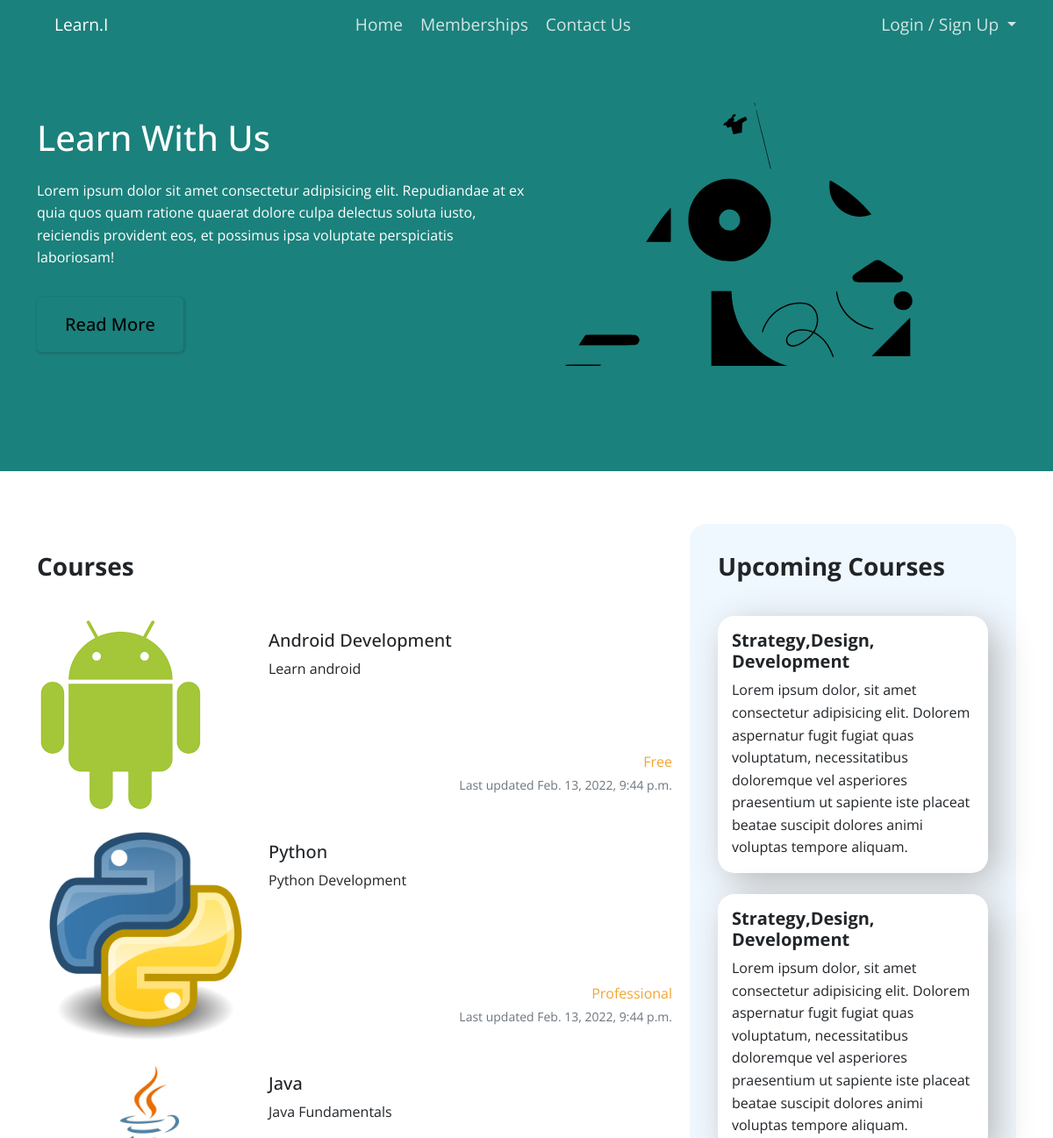
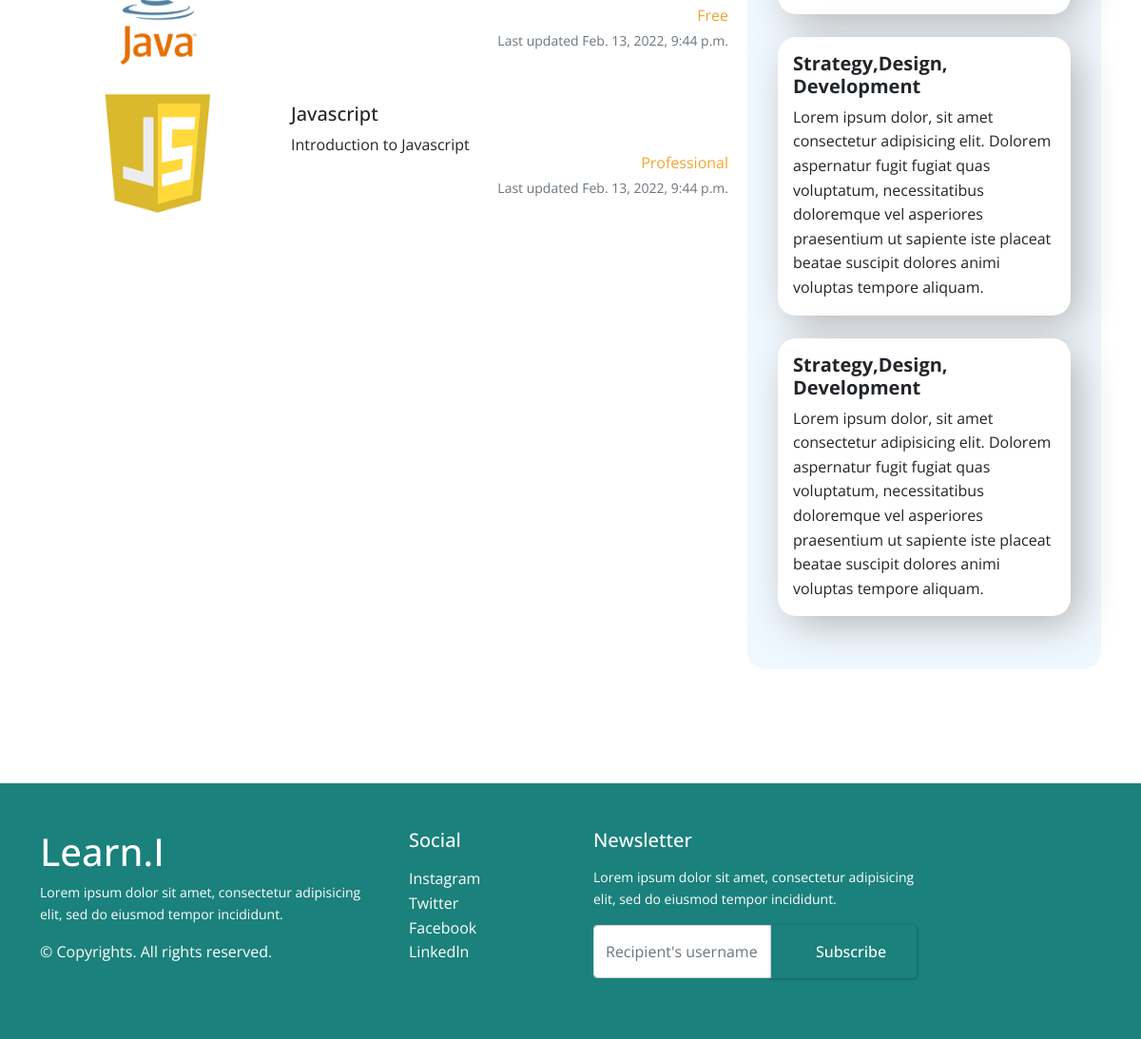
The page / on the database its author committed (2 pictures, top to bottom).
### course/models.py (models this page shows, shortened)
class Course(models.Model):
    slug = models.SlugField()
    title = models.CharField(max_length=120)
    description = models.TextField()
    allowed_memberships = models.ManyToManyField(Membership)
    thumbnail = models.ImageField(null=True)
    updated = models.DateTimeField(auto_now=True)
    created = models.DateField(auto_now_add=True)
    def __str__(self):
        return self.title
    def get_absolute_url(self):
        return reverse("course:detail", kwargs={"slug": self.slug})

### membership/models.py (models this page shows, shortened)
class Membership(models.Model):
    slug = models.SlugField()
    membership_type = models.CharField(choices=MEMBERSHIP_CHOICES,
                                       default='Free',
                                       max_length=30)
    price = models.IntegerField(default=15)
    mpesa_plan_id = models.CharField(max_length=40)

### course/views.py (the view)
# urls.py: path('', CourseListView.as_view(), name='home'),
class CourseListView(ListView):
    model = Course

### course/templates/course/course_list.html
{% extends 'course/base.html' %}
{% load static %}
{% block content %}
{% include 'course/more_info.html' %}
<div class="container">
    <div class="section-courses">
        <div class="left">
            <div class="courses-top">
                <h3 class="title">Courses</h3>
            </div>
            {% for object in object_list %}
            <div class="card mb-3" style="max-width: 840px;">
                <a href="{{ object.get_absolute_url }}"">
            <div class=" row g-0">
                    <div class="col-md-4">
                        <img src="{% static object.thumbnail.url %}" class="img-fluid rounded-start" alt="...">
                    </div>
                    <div class="col-md-8">
                        <div class="card-body">
                            <h5 class="card-title">{{ object }}</h5>
                            <p class="card-text">{{object.description}}</p>
                            <div class="card_bottom">
                                <span class=" course_membership">
                                    {% for membership in object.allowed_memberships.all %}
                                    {{membership.membership_type}}
                                    {% endfor %}
                                </span>
                                <p class="card-text"><small class="text-muted">Last updated {{object.updated}}</small>
                                </p>
                            </div>
                        </div>
                    </div>
            </div></a>
        </div>
        {% endfor %}
    </div>
    <div class="right">
        <div class="upcoming-top ">
            <h3 class="title">
                Upcoming Courses
            </h3>
        </div>
        <div class="card mb-4">
            <div class="card-body">
                <h5 style="font-weight: 700;" class="card-title">Strategy,Design, Development</h5>
                <p class="card-text">{{x}}Lorem ipsum dolor, sit amet consectetur adipisicing elit. Dolorem aspernatur
                    fugit
                    fugiat quas voluptatum, necessitatibus doloremque vel asperiores praesentium ut sapiente iste
                    placeat beatae suscipit dolores animi voluptas tempore aliquam.</p>
            </div>
        </div>
        <div class="card mb-4">
            <div class="card-body">
                <h5 style="font-weight: 700;" class="card-title">Strategy,Design, Development</h5>
                <p class="card-text">{{x}}Lorem ipsum dolor, sit amet consectetur adipisicing elit. Dolorem aspernatur
                    fugit
                    fugiat quas voluptatum, necessitatibus doloremque vel asperiores praesentium ut sapiente iste
                    placeat beatae suscipit dolores animi voluptas tempore aliquam.</p>
            </div>
        </div>
        <div class="card mb-4">
            <div class="card-body">
                <h5 style="font-weight: 700;" class="card-title">Strategy,Design, Development</h5>
                <p class="card-text">{{x}}Lorem ipsum dolor, sit amet consectetur adipisicing elit. Dolorem aspernatur
                    fugit
                    fugiat quas voluptatum, necessitatibus doloremque vel asperiores praesentium ut sapiente iste
                    placeat beatae suscipit dolores animi voluptas tempore aliquam.</p>
            </div>
        </div>
        <div class="card mb-4">
            <div class="card-body">
                <h5 style="font-weight: 700;" class="card-title">Strategy,Design, Development</h5>
                <p class="card-text">{{x}}Lorem ipsum dolor, sit amet consectetur adipisicing elit. Dolorem aspernatur
                    fugit
                    fugiat quas voluptatum, necessitatibus doloremque vel asperiores praesentium ut sapiente iste
                    placeat beatae suscipit dolores animi voluptas tempore aliquam.</p>
            </div>
        </div>
    </div>
</div>
</div>
{% endblock %}

### static/css/main.css (style rules this page uses)
:root { --colorbackgrounddark: #1b817c; --colorbackgroundlight: #fff; --colortextdark: #000; --colortextlight: #fff; --colorbtnlight: #f2a433; --titletextsize: 3em; --subtitlesize: 1.5em; --normaltextsize: 1.2em; --titlefontweight: 700; --subtitlefontweight: 500; --sectionheight: 865px; --sectionpadding: 60px 0 120px 0; --sectiontopmargin: 0 0 70px 0; --webkit-box-shadow: 10px 10px 43px -2px rgba(179, 179, 179, 1); --moz-box-shadow: 10px 10px 43px -2px rgba(179, 179, 179, 1); --box-shadow: 10px 10px 43px -2px rgba(179, 179, 179, 1); }
* { font-family: "Open Sans", sans-serif; }
a { color: inherit; text-decoration: none; transition: all 0.7s; cursor: pointer; }
html { min-height: 100%; position: relative; }
body { line-height: 1.6; min-height: 100vh; }
.section-courses { margin: auto; padding: var(--sectionpadding); display: grid; grid-template-columns: 2fr 1fr; }
.section-courses .card { border: 0; }
.courses-top { flex-direction: column; padding: 32px 0; }
.courses-top .title { font-weight: 700; font-weight: var(--titlefontweight); }
.section-courses .card_bottom { position: absolute; bottom: 0; right: 0; margin: 0 20px 20px 0; display: grid; grid-template-rows: 1fr 0.5fr; text-align: end; }
.section-courses .card_bottom .course_membership { color: var(--colorbtnlight); }
.section-courses .right { background-color: aliceblue; padding: 32px; border-radius: 19px 19px 19px 19px; -moz-border-radius: 19px 19px 19px 19px; -webkit-border-radius: 19px 19px 19px 19px; border: 0px solid #000000; }
.section-courses .right .upcoming-top .title { font-weight: 700; font-weight: var(--titlefontweight); padding-bottom: 32px; }
.section-courses .right .card { -webkit-box-shadow: var(--webkit-box-shadow); -moz-box-shadow: var(--moz-box-shadow); box-shadow: var(--box-shadow); border-radius: 19px 19px 19px 19px; -moz-border-radius: 19px 19px 19px 19px; -webkit-border-radius: 19px 19px 19px 19px; border: 0px solid #000000; }

### rows shown on the page
Course: thumbnail (picture), title "Android Development", description "Learn android", updated "Feb. 13, 2022, 9:44 p.m."
Membership: membership_type "Free"
Course: thumbnail (picture), title "Python", description "Python Development", updated "Feb. 13, 2022, 9:44 p.m."
Membership: membership_type "Professional"
Course: thumbnail (picture), title "Java", description "Java Fundamentals", updated "Feb. 13, 2022, 9:44 p.m."
Course: thumbnail (picture), title "Javascript", description "Introduction to Javascript", updated "Feb. 13, 2022, 9:44 p.m."
